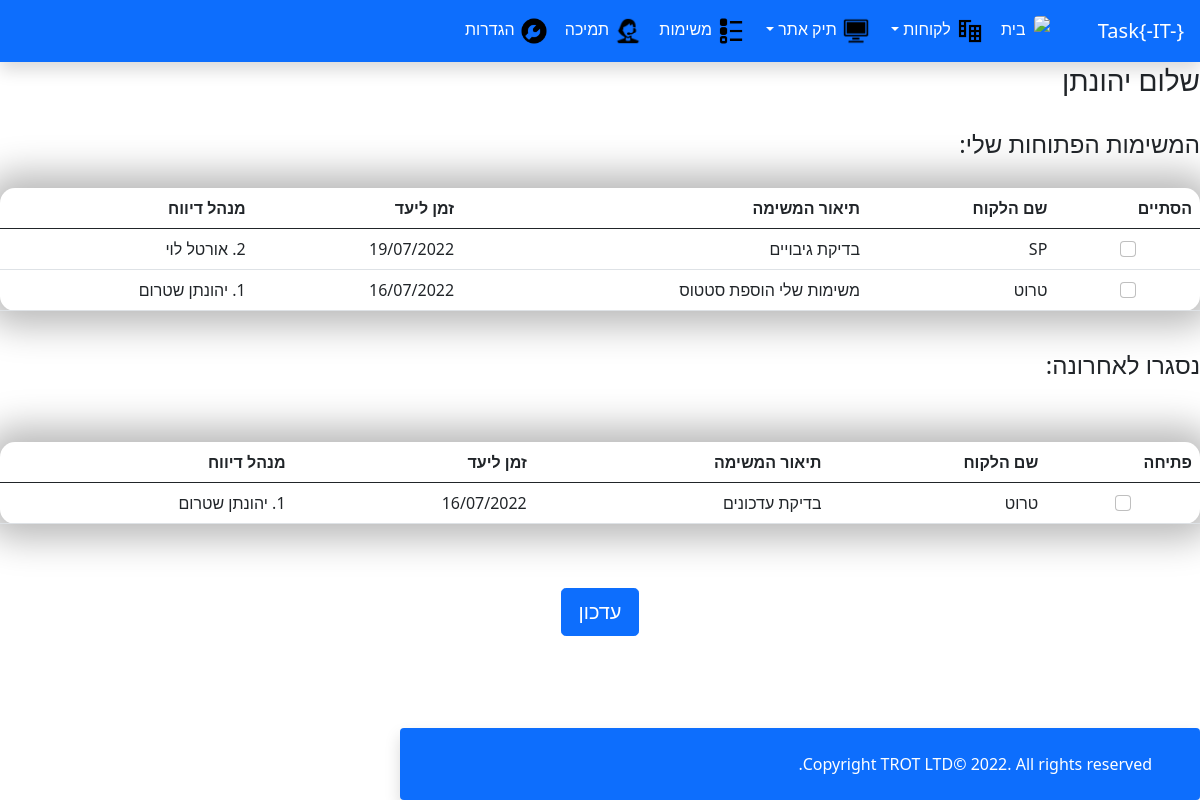
Page /home (signed in) on the committed database.
### taskManager/models.py (models this page shows, shortened)
class Tasks(db.Model):
    id = db.Column(db.Integer, primary_key=True)
    assignTo = db.Column(db.String(20))
    description = db.Column(db.String(20))
    customer = db.Column(db.String(100))
    deadline = db.Column(db.String(12))
    reportTo = db.Column(db.String(20))
    employee_id = db.Column(db.Integer, db.ForeignKey('employees.id'), nullable=False)
    status = db.Column(db.String(20), nullable=True, default="פתוח")

### taskManager/routes.py (the view, shortened to what this page needs)
@main.route('/home', methods=('GET', 'POST'))
@login_required
def home():
    form = HomeSubmit()
    if 'username' in session:
        username = session['username']
        email = session['email']
        employeeID = Employees.query.filter_by(email=email).first_or_404()
        admin = Users.query.filter_by(email=email).first_or_404()
        tasks = Tasks.query.filter_by(employee_id=employeeID.id, status='משימה פתוחה').all()
        closedTasks = Tasks.query.filter_by(employee_id=employeeID.id, status='משימה נסגרה').limit(3).all()
    return render_template('home.html', employeeID=employeeID, tasks=tasks, form=form, closedTasks=closedTasks, admin=admin)

### taskManager/forms.py
class HomeSubmit(FlaskForm):
    submit = SubmitField('עדכון')

### taskManager/models.py (called while the page is built)
@login_manager.user_loader
def load_user(user_id):
    return Users.query.get(user_id)

### taskManager/templates/home.html (shortened to what this page needs)
{%  extends 'navbar.html' %}
{% block extracss %}
    <link href="../static/style.css" rel="stylesheet">
    <link href="../static/table.css" rel="stylesheet">
{% endblock %}
{% block content %}
        <form method="POST" action="">
    {% block table %}
        <h3> שלום {{ session.username }} </h3>
        <h4>המשימות הפתוחות שלי:</h4>
    <table class="table">
     <thead class="thead-dark">
        <tr>
            <th scope="col">הסתיים</th>
            <th scope="col">שם הלקוח</th>
            <th scope="col">תיאור המשימה</th>
            <th scope="col">זמן ליעד</th>
            <th scope="col">מנהל דיווח</th>
        </tr>
     </thead>
 <tbody>
 {%- for row in tasks %}
    <tr>
        <td class="complete">
            <input class="form-check-input {{ row.id }}" type="checkbox" value="{{ row.id }}" id="flexCheckDefault" name="task-checkbox">
       </td>
       <td>
           {{ row.customer}}
       </td>
           <td>
           {{ row.description}}
       </td>
        <td>
           {{ row.deadline}}
       </td>
            <td>
           {{ row.reportTo}}
       </td>
    </tr>
 {%- endfor %}
 </tbody>
    </table>
<br>
<h4> נסגרו לאחרונה:</h4>
        <br>
    <table class="table">
     <thead class="thead-dark">
        <tr>
            <th scope="col">פתיחה</th>
            <th scope="col">שם הלקוח</th>
            <th scope="col">תיאור המשימה</th>
            <th scope="col">זמן ליעד</th>
            <th scope="col">מנהל דיווח</th>
        </tr>
     </thead>
 <tbody>
 {%- for row in closedTasks %}
    <tr>
        <td class="complete">
            <input class="form-check-input {{ row.id }}" type="checkbox" value="{{ row.id }}" id="flexCheckDefault" name="closetask-checkbox">
       </td>
       <td>
           {{ row.customer}}
       </td>
           <td>
           {{ row.description}}
       </td>
        <td>
           {{ row.deadline}}
       </td>
            <td>
           {{ row.reportTo}}
       </td>
    </tr>
 {%- endfor %}
 </tbody>
 </table>
{% endblock table %}
        <div class="text-center">
            {{ form.submit(class_="btn btn-primary btn-lg") }}
        </div>
    </form>
{% endblock content %}

### taskManager/static/style.css (style rules this page uses)
html, body { width: 100%; height: 100%; }
body { direction: rtl; align-items: stretch; flex-direction: column; display: flex; flex-grow: 1; flex-shrink: 0; flex: 1 0 auto; }

### taskManager/static/table.css (style rules this page uses)
table { background-color: transparent; margin: 30px auto; border-collapse: separate; border-spacing: 0; box-shadow: 0px 0px 36px 15px rgba(0, 0, 0, 0.28); border-radius: 15px; }
tr td { background-color: #fff; padding: 20px; }
.complete { align-items: center; justify-content: center; text-align: center; }

### rows in the picture
Tasks: customer "SP", description "בדיקת גיבויים", deadline "19/07/2022", reportTo "2. אורטל לוי"
Tasks: customer "טרוט", description "משימות שלי הוספת סטטוס", deadline "16/07/2022", reportTo "1. יהונתן שטרום"
Tasks: customer "טרוט", description "בדיקת עדכונים", deadline "16/07/2022", reportTo "1. יהונתן שטרום"

### other values in the picture
{{ session.username }} "יהונתן"
